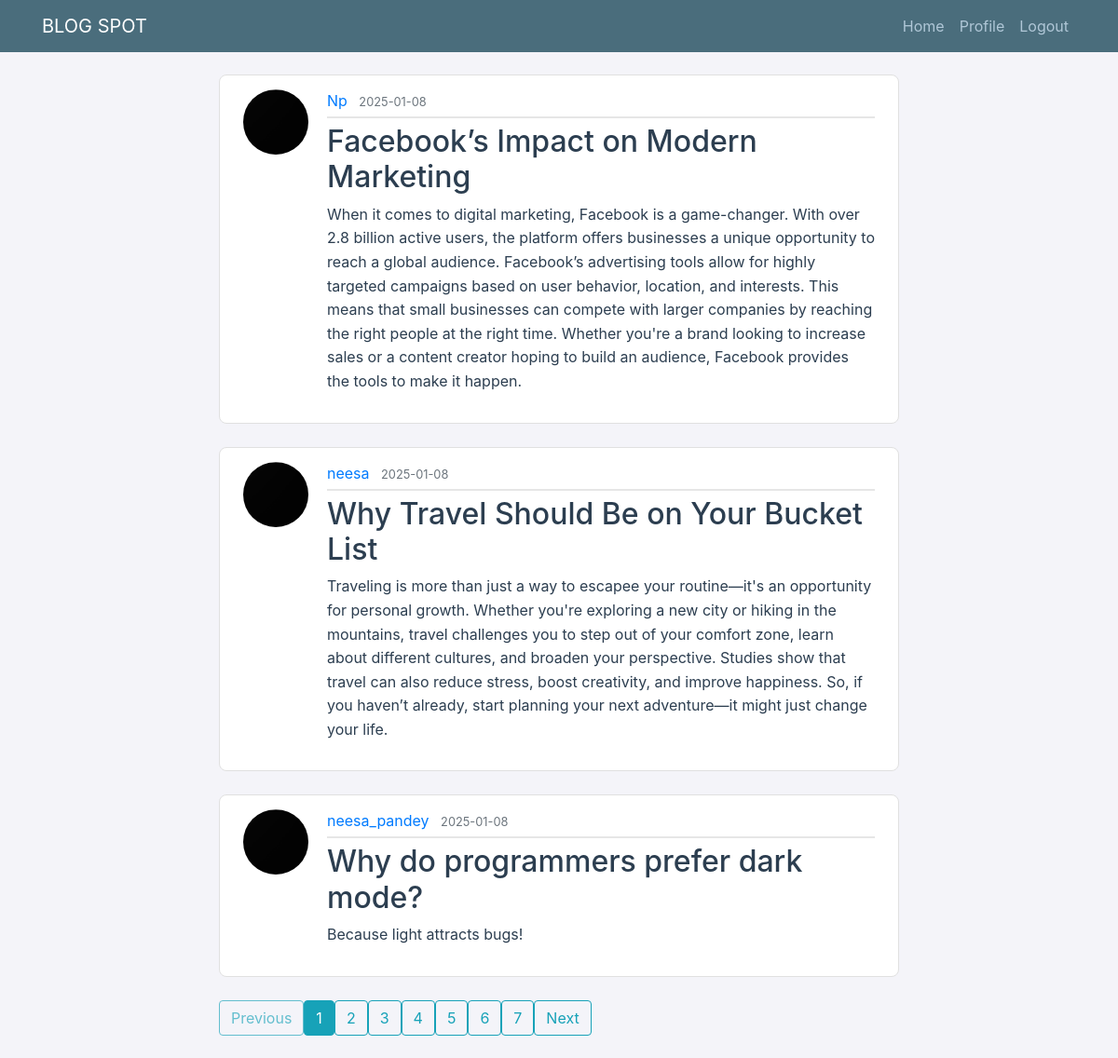
Screenshot of /home (signed in) with the database file from the repository.
### blogweb/models.py (models this page shows, shortened)
class Post(db.Model):
    id = db.Column(db.Integer,primary_key=True)
    title=db.Column(db.String(100) ,nullable=False)
    date_posted = db.Column(db.DateTime,nullable=False,default=datetime.utcnow)
    content = db.Column(db.Text,nullable=False)
    user_id = db.Column(db.Integer,db.ForeignKey('user.id'),nullable=False)

class User(db.Model,UserMixin):
    id = db.Column(db.Integer,primary_key=True)
    username = db.Column(db.String(20) , unique=True , nullable = False)
    email = db.Column(db.String(120) , unique=True , nullable = False)
    profile = db.Column(db.String(20),nullable=False,default='default.jpg')
    password = db.Column(db.String(60),nullable=False)
    posts = db.relationship('Post',backref='author',lazy=True)

### blogweb/main/routes.py (the view)
@main.route("/")
@main.route("/home")
@login_required
def home():
    page = request.args.get('page', 1, type=int)
    posts = Post.query.order_by(Post.date_posted.desc()).paginate(page=page, per_page=3)
    return render_template('home.html', posts=posts)

### blogweb/models.py (called while the page is built)
@login_manager.user_loader
def load_user(user_id):
    return User.query.get(int(user_id))

### blogweb/templates/home.html
{% extends "layout.html" %}
{% block content %}
    {% for post in posts.items %}
        <article class="media content-section">
          <img class="rounded-circle article-img" src="{{url_for('static',filename='profilefile/' + post.author.profile)}}">
          <div class="media-body">
            <div class="article-metadata">
              <a class="mr-2" href="{{url_for('main.account', username=post.author.username)}}">{{ post.author.username }}</a>
              <small class="text-muted">{{ post.date_posted.strftime('%Y-%m-%d') }}</small>
            </div>
            <h2><a class="article-title" href="{{ url_for('posts.post',post_id = post.id)}}">{{ post.title }}</a></h2>
            <p class="article-content">{{ post.content }}</p>
          </div>
        </article>
      {% endfor %}
      <div class="pagination">
        {% if posts.has_prev %}
          <a class="btn btn-outline-info mb-4" href="{{ url_for('main.home', page=posts.prev_num) }}">Previous</a>
        {% else %}
          <a class="btn btn-outline-info mb-4 disabled" href="#">Previous</a>
        {% endif %}
        {% for page_num in posts.iter_pages() %}
          {% if page_num %}
            {% if posts.page == page_num %}
              <a class="btn btn-info mb-4" href="{{ url_for('main.home', page=page_num) }}">{{ page_num }}</a>
            {% else %}
              <a class="btn btn-outline-info mb-4" href="{{ url_for('main.home', page=page_num) }}">{{ page_num }}</a>
            {% endif %}
          {% else %}
            <span class="btn btn-outline-info mb-4 disabled">...</span>
          {% endif %}
        {% endfor %}
        {% if posts.has_next %}
          <a class="btn btn-outline-info mb-4" href="{{ url_for('main.home', page=posts.next_num) }}">Next</a>
        {% else %}
          <a class="btn btn-outline-info mb-4 disabled" href="#">Next</a>
        {% endif %}
      </div>
{% endblock content %}

### blogweb/templates/layout.html (shortened to what this page needs)
<!DOCTYPE html>
<html lang="en">
<head>
    <link rel="stylesheet" href="https://maxcdn.bootstrapcdn.com/bootstrap/4.0.0/css/bootstrap.min.css">
    <link rel="stylesheet" href="{{ url_for ('static',filename='main.css')}}" >
</head>
<body class="d-flex flex-column min-vh-100">
    <header class="site-header">
        <nav class="navbar navbar-expand-md navbar-dark bg-steel fixed-top">
          <div class="container">
            <a class="navbar-brand mr-4" href="/">BLOG SPOT</a>
            <div class="collapse navbar-collapse" id="navbarToggle">
              <div class="navbar-nav">
                {% if current_user.is_authenticated %}
                <a class="nav-item nav-link" href="{{url_for('main.home')}}">Home</a>
                <a class="nav-item nav-link" href="{{url_for('main.account')}}">Profile</a>
                <a class="nav-item nav-link" href="{{url_for('account.logout')}}">Logout</a>
                {% else %}
                <a class="nav-item nav-link" href="{{url_for('account.login')}}">Login</a>
                <a class="nav-item nav-link" href="{{url_for('account.register')}}">Register</a>
                {% endif %}
              </div>
            </div>
          </div>
        </nav>
    </header>
    <main role="main" class="container my-auto">
        <div class="row justify-content-center">
          <div class="col-md-8">
            {% block content %}{% endblock %}
          </div>
        </div>
    </main>
</body>
</html>

### blogweb/static/main.css (style rules this page uses)
body { background: #f4f4f9; color: #2c3e50; margin-top: 5rem; }
h1, h2, h3, h4, h5, h6 { color: #34495e; }
.bg-steel { background-color: #4a6d7c; }
.site-header .navbar-nav .nav-link { color: #b0c7d7; }
.content-section { background: #ffffff; padding: 15px 25px; border: 1px solid #e0e0e0; border-radius: 8px; margin-bottom: 25px; }
.article-title { color: #2c3e50; }
.article-content { white-space: pre-line; line-height: 1.6; }
.article-img { height: 70px; width: 70px; margin-right: 20px; }
.article-metadata { padding-bottom: 5px; margin-bottom: 6px; border-bottom: 2px solid #e6e6e6; }

### rows the page displays
Post: profile (placeholder picture), author.username "Np", date_posted "2025-01-08", title "Facebook’s Impact on Modern Marketing", content "When it comes to digital marketing, Facebook is a game-changer. With over 2.8 billion active users, the platform offers businesses a unique opportunity to reach a global audience. Facebook’s advertising tools allow for highly targeted campaigns based on user behavior, location, and interests. This means that small businesses can compete with larger companies by reaching the right people at the right time. Whether you're a brand looking to increase sales or a content creator hoping to build an audience, Facebook provides the tools to make it happen."
Post: profile (placeholder picture), author.username "neesa", date_posted "2025-01-08", title "Why Travel Should Be on Your Bucket List", content "Traveling is more than just a way to escapee your routine—it's an opportunity for personal growth. Whether you're exploring a new city or hiking in the mountains, travel challenges you to step out of your comfort zone, learn about different cultures, and broaden your perspective. Studies show that travel can also reduce stress, boost creativity, and improve happiness. So, if you haven’t already, start planning your next adventure—it might just change your life."
Post: profile (placeholder picture), author.username "neesa_pandey", date_posted "2025-01-08", title "Why do programmers prefer dark mode?", content "Because light attracts bugs!"

### other values shown
{{ page_num }} "1"
{{ page_num }} "2" "3" "4" "5" "6" "7"
